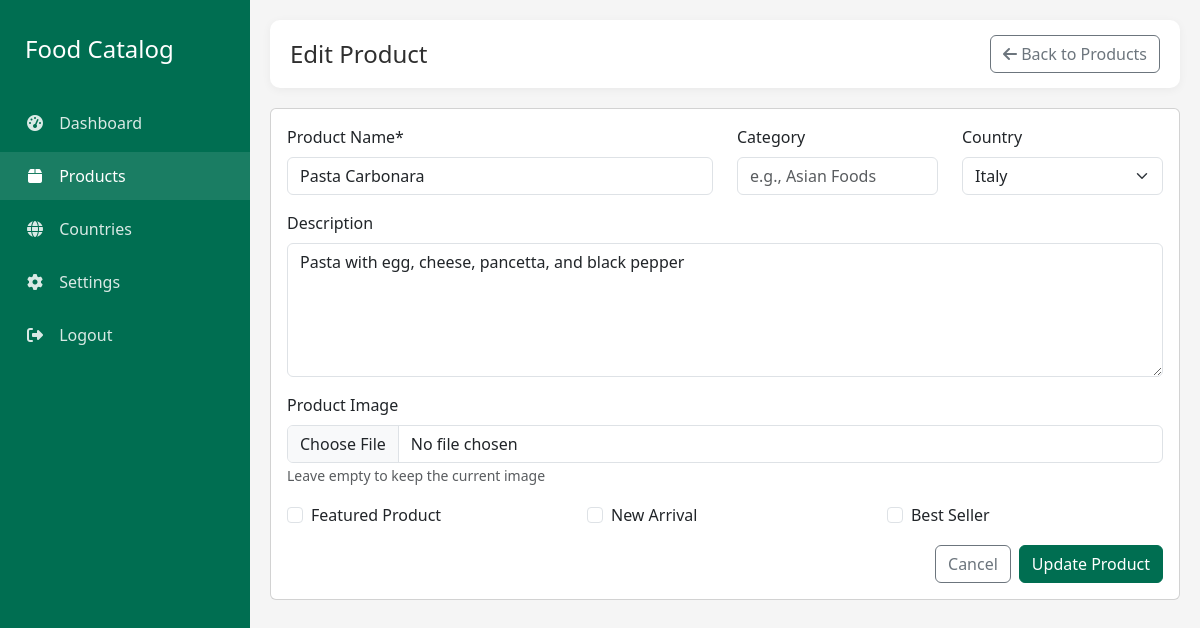
The app's page /admin/product-edit.php?id=2 (signed in) with its own data.
### tables this page shows
CREATE TABLE IF NOT EXISTS food_items (
    id INT AUTO_INCREMENT PRIMARY KEY,
    country_id INT NOT NULL,
    name VARCHAR(100) NOT NULL,
    description TEXT,
    image VARCHAR(255),
    featured BOOLEAN DEFAULT FALSE,
    created_at TIMESTAMP DEFAULT CURRENT_TIMESTAMP,
    FOREIGN KEY (country_id) REFERENCES countries(id) ON DELETE CASCADE
);

### admin/product-edit.php (the view, shortened to what this page needs)
<?php
require_once '../includes/db.php';
$product_id = intval($_GET['id']);
$sql_countries = "SELECT id, name FROM countries ORDER BY name";
$result_countries = $conn->query($sql_countries);
$sql = "SELECT * FROM food_items WHERE id = ?";
$stmt = $conn->prepare($sql);
$stmt->bind_param("i", $product_id);
$stmt->execute();
$result = $stmt->get_result();
$product = $result->fetch_assoc();
?>
<!DOCTYPE html>
<html lang="en">
<head>
    <link href="https://cdn.jsdelivr.net/npm/bootstrap@5.3.0/dist/css/bootstrap.min.css" rel="stylesheet">
    <link rel="stylesheet" href="https://cdnjs.cloudflare.com/ajax/libs/font-awesome/6.4.0/css/all.min.css">
</head>
<body>
    <div class="sidebar">
        <div class="sidebar-brand">
            <h3>Food Catalog</h3>
        </div>
        <ul class="sidebar-menu">
            <li><a href="index.php"><i class="fas fa-tachometer-alt"></i> Dashboard</a></li>
            <li><a href="products.php" class="active"><i class="fas fa-box"></i> Products</a></li>
            <li><a href="countries.php"><i class="fas fa-globe"></i> Countries</a></li>
            <li><a href="settings.php"><i class="fas fa-cog"></i> Settings</a></li>
            <li><a href="logout.php"><i class="fas fa-sign-out-alt"></i> Logout</a></li>
        </ul>
    </div>
    <div class="main-content">
        <div class="top-bar">
            <div>
                <h2>Edit Product</h2>
            </div>
            <div>
                <a href="products.php" class="btn btn-outline-secondary"><i class="fas fa-arrow-left"></i> Back to Products</a>
            </div>
        </div>
        <div class="card">
            <div class="card-body">
                <form action="" method="POST" enctype="multipart/form-data">
                    <div class="row mb-3">
                        <div class="col-md-6">
                            <label for="name" class="form-label">Product Name*</label>
                            <input type="text" name="name" id="name" class="form-control"
                                   value="<?php echo htmlspecialchars($product['name']); ?>" required>
                        </div>
                        <div class="col-md-3">
                            <label for="category" class="form-label">Category</label>
                            <input type="text" name="category" id="category" class="form-control"
                                   value="<?php echo htmlspecialchars($product['category'] ?? ''); ?>"
                                   placeholder="e.g., Asian Foods">
                        </div>
                        <div class="col-md-3">
                            <label for="country_id" class="form-label">Country</label>
                            <select name="country_id" id="country_id" class="form-select">
                                <?php
                                if ($result_countries && $result_countries->num_rows > 0) {
                                    while($country = $result_countries->fetch_assoc()) {
                                        $selected = ($country['id'] == $product['country_id']) ? 'selected' : '';
                                        echo "<option value='" . $country['id'] . "' $selected>" . htmlspecialchars($country['name']) . "</option>";
                                    }
                                }
                                ?>
                            </select>
                        </div>
                    </div>
                    <div class="mb-3">
                        <label for="description" class="form-label">Description</label>
                        <textarea name="description" id="description" rows="5" class="form-control"><?php echo htmlspecialchars($product['description'] ?? ''); ?></textarea>
                    </div>
                    <div class="mb-3">
                        <label for="image" class="form-label">Product Image</label>
                        <input type="file" name="image" id="image" class="form-control" accept="image/*">
                        <small class="text-muted">Leave empty to keep the current image</small>
                    </div>
                    <div class="row mb-3">
                        <div class="col-md-4">
                            <div class="form-check">
                                <input class="form-check-input" type="checkbox" name="is_featured" id="is_featured" value="1"
                                       <?php echo (isset($product['featured']) && $product['featured']) ? 'checked' : ((isset($product['is_featured']) && $product['is_featured']) ? 'checked' : ''); ?>>
                                <label class="form-check-label" for="is_featured">
                                    Featured Product
                                </label>
                            </div>
                        </div>
                        <div class="col-md-4">
                            <div class="form-check">
                                <input class="form-check-input" type="checkbox" name="is_new_arrival" id="is_new_arrival" value="1"
                                       <?php echo (isset($product['is_new_arrival']) && $product['is_new_arrival']) ? 'checked' : ''; ?>>
                                <label class="form-check-label" for="is_new_arrival">
                                    New Arrival
                                </label>
                            </div>
                        </div>
                        <div class="col-md-4">
                            <div class="form-check">
                                <input class="form-check-input" type="checkbox" name="is_bestseller" id="is_bestseller" value="1"
                                       <?php echo (isset($product['is_bestseller']) && $product['is_bestseller']) ? 'checked' : ''; ?>>
                                <label class="form-check-label" for="is_bestseller">
                                    Best Seller
                                </label>
                            </div>
                        </div>
                    </div>
                    <div class="d-grid gap-2 d-md-flex justify-content-md-end">
                        <a href="products.php" class="btn btn-outline-secondary">Cancel</a>
                        <button type="submit" class="btn btn-primary">Update Product</button>
                    </div>
                </form>
            </div>
        </div>
    </div>
</body>
</html>

### admin/product-edit.php (style rules this page uses)
:root { --primary: #006E51; --primary-dark: #00584A; --secondary: #D0104C; --light-bg: #F5F5F5; --text-dark: #2F2F2F; }
body { background-color: var(--light-bg); font-family: 'Segoe UI', Tahoma, Geneva, Verdana, sans-serif; }
.sidebar { background: var(--primary); color: white; min-height: 100vh; position: fixed; top: 0; left: 0; width: 250px; z-index: 1000; padding-top: 20px; transition: all 0.3s; }
.sidebar-brand { padding: 15px 25px; margin-bottom: 20px; }
.sidebar-brand h3 { font-size: 1.5rem; margin: 0; }
.sidebar-menu { padding: 0; list-style: none; }
.sidebar-menu > li { margin-bottom: 5px; }
.sidebar-menu > li > a { display: block; padding: 12px 25px; color: rgba(255, 255, 255, 0.85); text-decoration: none; transition: all 0.3s; }
.sidebar-menu > li > a:hover, .sidebar-menu > li > a.active { color: white; background: rgba(255, 255, 255, 0.1); }
.sidebar-menu > li > a > i { margin-right: 10px; width: 20px; text-align: center; }
.main-content { margin-left: 250px; padding: 20px; transition: all 0.3s; }
.top-bar { background: white; padding: 15px 20px; border-radius: 10px; display: flex; align-items: center; justify-content: space-between; margin-bottom: 20px; box-shadow: 0 2px 10px rgba(0,0,0,0.05); }
.top-bar h2 { margin: 0; color: var(--text-dark); font-size: 1.5rem; }
.btn-primary { background-color: var(--primary); border-color: var(--primary); }

### records on screen
food_items: name "Pasta Carbonara", description "Pasta with egg, cheese, pancetta, and black pepper"

### other values on screen
form field country_id "Italy"
